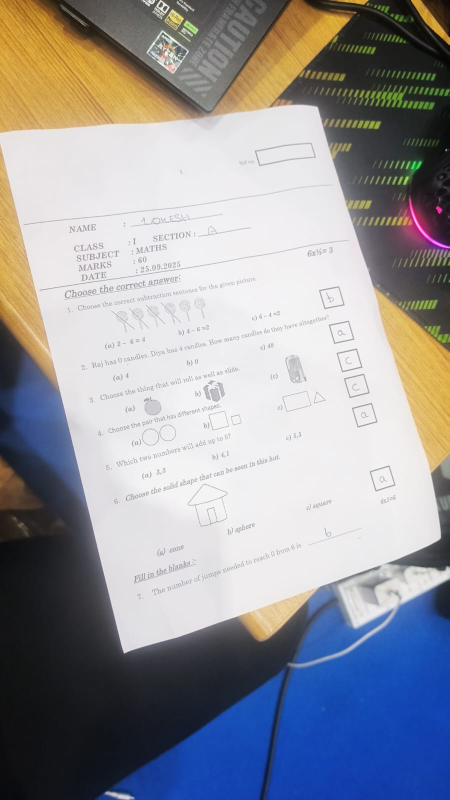
#> input picture Alignment/output/00_input.png, 899 x 1600 px (shown at 1/2 size)
$ python model.py --input output/00_input.png   (older library calls are emulated)
#> lines starting #> are read from the running program, lines starting #| are printed output that depends on the picture; after the words box and inside, x2 and y2 are one past the last pixel; in counts of white or black regions, pixels touching at a corner belong together
# sheet_align_agent_v6.py
# Robust worksheet alignment + per-question segmentation
# v6: Hybrid FINAL CROP after deskew (ink projections ∩ paper mask),
#     warp modes (auto|gemini|minrect), multi-quad + subpixel refine, Radon deskew.

import os, json, base64, argparse
from dataclasses import dataclass, asdict
from typing import List, Tuple, Optional, Dict

import numpy as np
import cv2
from PIL import Image, ImageOps
from skimage.filters import threshold_local
from skimage.transform import radon, rotate as sk_rotate

# Optional Gemini
try:
    import google.generativeai as gen
except Exception:
    gen = None

# ------------------------- I/O -------------------------
def ensure_dir(p: str):
    if p:
        os.makedirs(p, exist_ok=True)

def imread_rgb(path: str) -> np.ndarray:
    im = Image.open(path)
    im = ImageOps.exif_transpose(im)  # obey EXIF
    im = im.convert("RGB")
    return np.array(im)

def imwrite_rgb(path: str, rgb: np.ndarray):
    ensure_dir(os.path.dirname(path))
    bgr = cv2.cvtColor(rgb, cv2.COLOR_RGB2BGR)
    cv2.imwrite(path, bgr)

def save_dbg(out_dir: str, name: str, img: np.ndarray):
    imwrite_rgb(os.path.join(out_dir, name), img)

# ------------------------- Quality -------------------------
def estimate_noise_sigma(gray: np.ndarray) -> float:
    lap = cv2.Laplacian(gray, cv2.CV_64F)
    mad = np.median(np.abs(lap - np.median(lap)))
    return float(mad)

def assess_quality(gray: np.ndarray) -> Dict:
    H, W = gray.shape
    contrast = float(np.std(gray) / 255.0)
    noise = estimate_noise_sigma(gray)
    bw = cv2.threshold(gray, 0, 255, cv2.THRESH_OTSU | cv2.THRESH_BINARY)[1]
    ink = float(np.sum(255 - bw)) / (255.0 * H * W)
    return {"contrast": contrast, "noise_mad_lap": noise, "ink_density": ink}

# ------------------------- Preprocess -------------------------
def preprocess(gray: np.ndarray, use_median: bool=False):
    den = cv2.medianBlur(gray, 3) if use_median else cv2.GaussianBlur(gray, (5,5), 0)
    bg  = cv2.GaussianBlur(den, (0,0), 35)
    flat= cv2.normalize(den - bg + 128, None, 0, 255, cv2.NORM_MINMAX).astype(np.uint8)
    cla = cv2.createCLAHE(clipLimit=3.0, tileGridSize=(8,8))
    con = cla.apply(flat)
    return den, flat, con

# ------------------------- Paper Mask (LAB, pre-warp) -------------------------
def paper_mask_from_lab(rgb: np.ndarray) -> np.ndarray:
    lab = cv2.cvtColor(rgb, cv2.COLOR_RGB2LAB)
    L, a, b = cv2.split(lab)
    Ln  = cv2.normalize(L, None, 0, 255, cv2.NORM_MINMAX)
    sat = cv2.cvtColor(rgb, cv2.COLOR_RGB2HSV)[...,1]
    T_L = max(170, int(np.percentile(Ln, 75)))
    T_S = int(np.percentile(sat, 35))
    mask = ((Ln >= T_L) & (sat <= T_S)).astype(np.uint8) * 255
    mask = cv2.morphologyEx(mask, cv2.MORPH_CLOSE, np.ones((9,9), np.uint8), 1)
    mask = cv2.morphologyEx(mask, cv2.MORPH_OPEN,  np.ones((5,5), np.uint8), 1)
    return mask

# [34 lines left out: functions biggest_contour, rect_score_for_quad, refine_corners_subpix, not called in this run]

def focus_sharpness(gray: np.ndarray) -> float:
    return float(cv2.Laplacian(gray, cv2.CV_64F).var())

def candidate_quads_from_mask_and_edges(rgb: np.ndarray, gray: np.ndarray) -> List[np.ndarray]:
    quads = []
    # LAB mask candidates
    mask = paper_mask_from_lab(rgb)
    cnts,_ = cv2.findContours(mask, cv2.RETR_EXTERNAL, cv2.CHAIN_APPROX_SIMPLE)
    for c in sorted(cnts, key=cv2.contourArea, reverse=True)[:3]:
        peri  = cv2.arcLength(c, True)
        approx= cv2.approxPolyDP(c, 0.015*peri, True)
        if len(approx) >= 4:
            hull  = cv2.convexHull(approx)
            poly  = cv2.approxPolyDP(hull, 0.02*cv2.arcLength(hull, True), True)
            if len(poly) == 4 and cv2.isContourConvex(poly):
                quads.append(poly.reshape(4,2).astype(np.float32))
    # Edge candidates
    edges = cv2.Canny(gray, 60, 160)
    edges = cv2.dilate(edges, np.ones((3,3), np.uint8), 2)
    cnts,_ = cv2.findContours(edges, cv2.RETR_EXTERNAL, cv2.CHAIN_APPROX_SIMPLE)
    for c in sorted(cnts, key=cv2.contourArea, reverse=True)[:5]:
        peri  = cv2.arcLength(c, True)
        approx= cv2.approxPolyDP(c, 0.02*peri, True)
        if len(approx) == 4 and cv2.isContourConvex(approx):
            quads.append(approx.reshape(4,2).astype(np.float32))
    # Deduplicate
    uniq, seen = [], set()
    for q in quads:
        x,y,w,h = cv2.boundingRect(q.astype(np.int32))
        key = (x//20, y//20, w//20, h//20)
        if key not in seen:
            seen.add(key); uniq.append(q)
    return uniq

# [17 lines left out: function warp_from_quad, not called in this run]

def best_warp(rgb: np.ndarray, gray: np.ndarray) -> Tuple[np.ndarray, np.ndarray, Optional[np.ndarray], Dict]:
    H, W = gray.shape
    candidates = candidate_quads_from_mask_and_edges(rgb, gray)
    if not candidates:
        return rgb.copy(), gray.copy(), None, {"branch":"no_quad"}

    scored = []
    for q in candidates:
        rscore, area = rect_score_for_quad(q)
        coverage = float(area / (H*W))
        cov_penalty = 1.0 - float(abs(np.clip(coverage,0,1) - 0.65))  # prefer ~65% coverage
        s = rscore * cov_penalty
        scored.append((s, q, coverage, rscore))

    scored.sort(key=lambda z: z[0], reverse=True)
    top = scored[:4]

    best = None
    best_val = -1e9
    dbg = []
    for s, q, cov, rscore in top:
        q_ref = refine_corners_subpix(gray, q)
        wr, wg = warp_from_quad(rgb, gray, q_ref)
        sharp = focus_sharpness(cv2.cvtColor(wr, cv2.COLOR_RGB2GRAY))
        total = sharp * (1.0 + 0.3*s)
        dbg.append({"sharp":sharp, "layout_score":float(s), "coverage":float(cov)})
        if total > best_val:
            best_val = total
            best = (wr, wg, q_ref)

    wr, wg, q_used = best
    return wr, wg, q_used, {"branch":"multiquad", "candidates":dbg}

# ------------------------- FINAL CROP (after deskew) -------------------------
def paper_mask_on_deskewed(rgb: np.ndarray) -> np.ndarray:
    """White-paper mask computed on the DESKEWED image."""
    lab = cv2.cvtColor(rgb, cv2.COLOR_RGB2LAB)
    L, a, b = cv2.split(lab)
    Ln = cv2.normalize(L, None, 0, 255, cv2.NORM_MINMAX)
    sat = cv2.cvtColor(rgb, cv2.COLOR_RGB2HSV)[...,1]
    TL = max(160, int(np.percentile(Ln, 70)))
    TS = int(np.percentile(sat, 40))
    mask = ((Ln >= TL) & (sat <= TS)).astype(np.uint8) * 255
    mask = cv2.morphologyEx(mask, cv2.MORPH_CLOSE, np.ones((11,11), np.uint8), 2)
    mask = cv2.morphologyEx(mask, cv2.MORPH_OPEN,  np.ones((7,7),  np.uint8), 1)
    return mask

def box_from_mask(mask: np.ndarray):
    cnts,_ = cv2.findContours(mask, cv2.RETR_EXTERNAL, cv2.CHAIN_APPROX_SIMPLE)
    if not cnts: return None
    c = max(cnts, key=cv2.contourArea)
    hull = cv2.convexHull(c)
    rect = cv2.minAreaRect(hull)
    box  = cv2.boxPoints(rect).astype(np.int32)
    x,y,w,h = cv2.boundingRect(box)
    return (x,y,w,h)

def final_hybrid_crop_after_deskew(rgb: np.ndarray, pad: int = 8) -> np.ndarray:
    """
    Very tight crop after deskew using the INTERSECTION of:
      - ink projection box (content-driven)
      - minAreaRect of the (deskewed) paper mask (shape-driven)
    """
    g = cv2.cvtColor(rgb, cv2.COLOR_RGB2GRAY)

    # Ink projections
    bg = cv2.GaussianBlur(g, (0,0), 35)
    n  = cv2.normalize(g - bg + 128, None, 0, 255, cv2.NORM_MINMAX).astype(np.uint8)
    T  = threshold_local(n, 41, offset=5, method="gaussian")
    bw = (n < T).astype(np.uint8)  # ink=1
    H, W = bw.shape
    kx = max(5, W // 200); ky = max(5, H // 200)
    hor = cv2.blur(bw.astype(np.float32), (kx, 1)).sum(axis=1)
    ver = cv2.blur(bw.astype(np.float32), (1, ky)).sum(axis=0)
    th_h = max(10.0, 0.08 * np.max(hor))
    th_v = max(10.0, 0.08 * np.max(ver))
    rows = np.where(hor > th_h)[0]
    cols = np.where(ver > th_v)[0]

    # Paper box on deskewed
    pm = paper_mask_on_deskewed(rgb)
    b2 = box_from_mask(pm)

    if rows.size == 0 or cols.size == 0:
        if b2 is None:  # give up
            return rgb
        x2,y2,w2,h2 = b2
        x0 = max(int(0.01*W), x2 - pad); y0 = max(int(0.01*H), y2 - pad)
        x1 = min(int(0.99*W), x2 + w2 + pad); y1 = min(int(0.99*H), y2 + h2 + pad)
        return rgb[y0:y1, x0:x1]

    y0_i, y1_i = int(rows[0]), int(rows[-1])
    x0_i, x1_i = int(cols[0]), int(cols[-1])

    if b2 is None:
        x0 = max(int(0.01*W), x0_i - pad); y0 = max(int(0.01*H), y0_i - pad)
        x1 = min(int(0.99*W), x1_i + pad); y1 = min(int(0.99*H), y1_i + pad)
        if y1 <= y0 or x1 <= x0: return rgb
        return rgb[y0:y1, x0:x1]

    x2,y2,w2,h2 = b2
    # Intersection
    x0 = max(int(0.01*W), max(x0_i, x2) - pad)
    y0 = max(int(0.01*H), max(y0_i, y2) - pad)
    x1 = min(int(0.99*W), min(x1_i, x2 + w2) + pad)
    y1 = min(int(0.99*H), min(y1_i, y2 + h2) + pad)

    if y1 <= y0 or x1 <= x0:
        # choose tighter of the two boxes
        xa0 = max(int(0.01*W), x0_i - pad); ya0 = max(int(0.01*H), y0_i - pad)
        xa1 = min(int(0.99*W), x1_i + pad); ya1 = min(int(0.99*H), y1_i + pad)
        xb0 = max(int(0.01*W), x2 - pad);    yb0 = max(int(0.01*H), y2 - pad)
        xb1 = min(int(0.99*W), x2 + w2 + pad); yb1 = min(int(0.99*H), y2 + h2 + pad)
        area_a = max(0, xa1-xa0) * max(0, ya1-ya0)
        area_b = max(0, xb1-xb0) * max(0, yb1-yb0)
        if area_b and (area_b < area_a):
            x0,y0,x1,y1 = xb0,yb0,xb1,yb1
        else:
            x0,y0,x1,y1 = xa0,ya0,xa1,ya1

    return rgb[y0:y1, x0:x1]

# ------------------------- Orientation & Deskew -------------------------
def ensure_portrait(rgb: np.ndarray) -> np.ndarray:
    h,w = rgb.shape[:2]
    if w > h:
        rgb = cv2.rotate(rgb, cv2.ROTATE_90_COUNTERCLOCKWISE)
    return rgb

def find_answer_band(gray: np.ndarray) -> Tuple[int,int,int,int]:
    thr = cv2.adaptiveThreshold(gray, 255, cv2.ADAPTIVE_THRESH_MEAN_C,
                                cv2.THRESH_BINARY_INV, 35, 10)
    thr = cv2.morphologyEx(thr, cv2.MORPH_OPEN, np.ones((3,3), np.uint8), 1)
    cnts,_ = cv2.findContours(thr, cv2.RETR_EXTERNAL, cv2.CHAIN_APPROX_SIMPLE)
    H,W = gray.shape
    squares=[]
    for c in cnts:
        x,y,w,h = cv2.boundingRect(c)
        if w*h < 150 or w*h > (W*H*0.02): continue
        ar = w/float(h)
        if 0.75<=ar<=1.25:
            approx = cv2.approxPolyDP(c, 0.05*cv2.arcLength(c, True), True)
            if len(approx)==4: squares.append((x,y,w,h))
    if not squares:
        return (int(W*0.72), int(H*0.15), int(W*0.26), int(H*0.73))
    right = min(W-1, max(x for (x,_,_,_) in squares) + 40)
    left  = max(0,   min(x for (x,_,_,_) in squares) - 40)
    top   = max(0,   min(y for (_,y,_,_) in squares) - 40)
    bot   = min(H-1, max(y+h for (_,y,_,h) in squares) + 40)
    return (left, top, right-left, bot-top)

def canonicalize(rgb: np.ndarray) -> np.ndarray:
    for _ in range(4):
        g = cv2.cvtColor(rgb, cv2.COLOR_RGB2GRAY)
        bx,by,bw,bh = find_answer_band(g)
        cx = bx + bw/2.0
        H,W = g.shape
        if W > H:
            rgb = cv2.rotate(rgb, cv2.ROTATE_90_COUNTERCLOCKWISE); continue
        if cx < W*0.5:
            rgb = cv2.rotate(rgb, cv2.ROTATE_180); continue
        return rgb
    return rgb

def radon_deskew(gray: np.ndarray, angle_range: int=15) -> Tuple[np.ndarray, float]:
    h, w = gray.shape
    scale = 1200 / max(h, w)
    small = cv2.resize(gray, (int(w*scale), int(h*scale)), interpolation=cv2.INTER_AREA) if scale < 1 else gray.copy()
    sb = cv2.GaussianBlur(small, (3,3), 0)
    sb = cv2.adaptiveThreshold(sb, 255, cv2.ADAPTIVE_THRESH_GAUSSIAN_C, cv2.THRESH_BINARY, 35, 10)
    sb = 255 - sb
    thetas = np.linspace(-angle_range, angle_range, 2*angle_range+1)
    scores=[]
    for t in thetas:
        R = radon(sb, [t], circle=False)
        scores.append(float(np.var(R)))
    best = float(thetas[int(np.argmax(scores))])
    rot = sk_rotate(gray, -best, preserve_range=True, order=1, mode="edge").astype(np.uint8)
    return rot, best

# ------------------------- Rows & Answers -------------------------
@dataclass
class Row:
    id: str
    bbox: Tuple[int,int,int,int]
    answer_box_bbox: Optional[Tuple[int,int,int,int]]
    type: str
    confidence: float
    row_image: Optional[str] = None
    answer_image: Optional[str] = None

def split_rows(gray: np.ndarray, band: Tuple[int,int,int,int], min_y_frac: float) -> List[Tuple[int,int,int,int]]:
    H,W = gray.shape
    ex_x,ex_y,ex_w,ex_h = band
    mask = np.ones_like(gray, dtype=np.uint8) * 255
    mask[ex_y:ex_y+ex_h, ex_x:ex_x+ex_w] = 0
    T = threshold_local(gray, 41, offset=5, method='gaussian')
    bw = ((gray > T).astype(np.uint8)*255)
    bw = cv2.bitwise_and(bw, mask)
    proj = np.sum(255 - bw, axis=1)
    thresh = np.mean(proj) * 0.4
    segments=[]; in_seg=False; y0=0
    min_h = max(40, H//40)
    for y in range(H):
        if proj[y] > thresh and not in_seg:
            in_seg=True; y0=y
        elif (proj[y] <= thresh or y==H-1) and in_seg:
            in_seg=False; y1=y
            if (y1-y0) >= min_h:
                segments.append((0, max(0,y0-4), W, min(H-1,y1+4)-max(0,y0-4)))
    merged=[]
    for seg in segments:
        if not merged: merged.append(seg); continue
        x,y,w,h = seg; px,py,pw,ph = merged[-1]
        if y <= (py+ph+12): merged[-1] = (px,py,pw,(y+h)-py)
        else: merged.append(seg)
    top_cut = int(H * min_y_frac)
    out=[]
    for (x,y,w,h) in merged:
        y2 = max(y, top_cut)
        if (y+h) > top_cut and (y2-y) < h:
            out.append((x,y2,w,(y+h)-y2))
    return out

def attach_answer_boxes(rows, band, gray) -> List[Row]:
    bx,by,bw,bh = band
    out=[]; qid=1
    for (x,y,w,h) in sorted(rows, key=lambda r:r[1]):
        ry = y + h//2
        has = (by <= ry <= by+bh)
        ab=None; typ="mcq"; conf=0.86
        if has:
            band_row = gray[max(by,y):min(by+bh,y+h), bx:bx+bw]
            thr = cv2.adaptiveThreshold(band_row, 255, cv2.ADAPTIVE_THRESH_MEAN_C, cv2.THRESH_BINARY_INV, 35, 10)
            cnts,_ = cv2.findContours(thr, cv2.RETR_EXTERNAL, cv2.CHAIN_APPROX_SIMPLE)
            cand=[]
            for c in cnts:
                X,Y,W,H = cv2.boundingRect(c)
                ar = W/float(H)
                if 0.75<=ar<=1.25 and 12<=W<=200 and 12<=H<=200:
                    cy = Y + H/2
                    global_cy = max(by,y) + cy
                    cand.append((abs(global_cy-ry),(X,Y,W,H)))
            if cand:
                _,(X,Y,W,H)=min(cand, key=lambda z:z[0])
                ab=(bx+X, max(by,y)+Y, W, H)
        else:
            typ="text"; conf=0.72
        out.append(Row(id=f"q{qid}", bbox=(x,y,w,h), answer_box_bbox=ab, type=typ, confidence=conf))
        qid+=1
    return out

# ------------------------- Gemini helpers -------------------------
# [30 lines left out: functions gem_ready, gemini_corners, not called in this run]

# ------------------------- Main Pipeline -------------------------
def process(input_path: str, out_dir: str, use_gemini: bool, min_y_frac: float,
           use_median: bool=False, warp_mode: str="auto"):
    ensure_dir(out_dir)

    # 0) Load
    rgb0 = imread_rgb(input_path)
#> in imread_rgb, im is the input picture: PIL image 899x1600 RGB; mean R, G, B 150.5, 151.3, 156.8
    save_dbg(out_dir, "00_input.png", rgb0)
    gray0 = cv2.cvtColor(rgb0, cv2.COLOR_RGB2GRAY)

    # 1) Preprocess
    den, flat, con = preprocess(gray0, use_median=use_median)
#> in preprocess, `bg  = cv2.GaussianBlur(den, (0,0), 35)`:
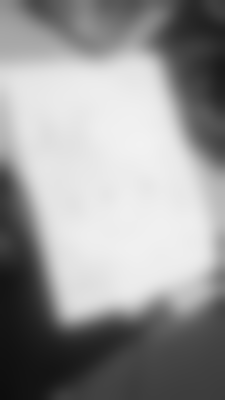
#> bg: shape (1600, 899) (shown at 1/4 size); min 13, max 242, mean 151.7
#> in preprocess, `con = cla.apply(flat)`:
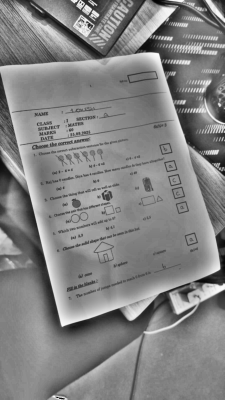
#> con: shape (1600, 899) (shown at 1/4 size); min 1, max 255, mean 131.4
    save_dbg(out_dir, "01_denoised.png", cv2.cvtColor(den,  cv2.COLOR_GRAY2RGB))
    save_dbg(out_dir, "02_flattened.png", cv2.cvtColor(flat, cv2.COLOR_GRAY2RGB))
    save_dbg(out_dir, "03_contrast.png",  cv2.cvtColor(con,  cv2.COLOR_GRAY2RGB))

    # 2) Normalize size (~1500 px max side)
    scale = 1500.0 / max(rgb0.shape[:2])
    if scale < 1.0:
        target = (int(rgb0.shape[1]*scale), int(rgb0.shape[0]*scale))
        rgb = cv2.resize(rgb0, target, interpolation=cv2.INTER_AREA)
        gray= cv2.resize(con,  target, interpolation=cv2.INTER_AREA)
    else:
        rgb, gray = rgb0, con

    # 3) Warp selection (mode-based)
    used_quad, warp_debug = None, {"branch":"none"}
    if warp_mode == "gemini":
        if use_gemini and gem_ready():
            small = rgb if rgb.shape[1] <= 900 else cv2.resize(
                rgb, (900, int(rgb.shape[0]*900/rgb.shape[1])), interpolation=cv2.INTER_AREA
            )
            cs = gemini_corners(small)
            if cs is not None:
                sx = rgb.shape[1] / small.shape[1]
                sy = rgb.shape[0] / small.shape[0]
                cs[:,0]*=sx; cs[:,1]*=sy
                wr, wg = warp_from_quad(rgb, gray, cs)
                used_quad = cs
                warp_debug = {"branch":"gemini-only"}
            else:
                wr, wg, used_quad, warp_debug = best_warp(rgb, gray)
        else:
            wr, wg, used_quad, warp_debug = best_warp(rgb, gray)

    elif warp_mode == "minrect":
        mask = paper_mask_from_lab(rgb)
        cnt = biggest_contour(mask)
        if cnt is not None:
            rect = cv2.minAreaRect(cnt)
            box  = cv2.boxPoints(rect).astype(np.float32)
            wr, wg = warp_from_quad(rgb, gray, box)
            used_quad = box
            warp_debug = {"branch":"minrect-only"}
        else:
            wr, wg, used_quad, warp_debug = best_warp(rgb, gray)

    else:  # auto
        wr, wg, used_quad, warp_debug = best_warp(rgb, gray)
#> in paper_mask_from_lab, `L, a, b = cv2.split(lab)`:
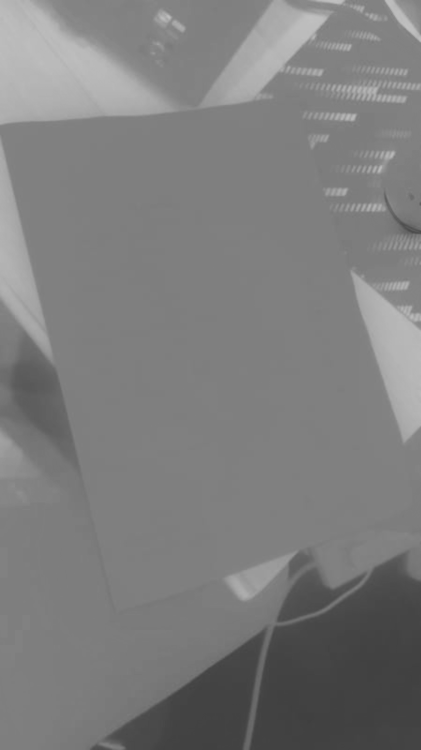
#> b: shape (1500, 842) (shown at 1/2 size); min 63, max 193, mean 125.1
#> in paper_mask_from_lab, `sat = cv2.cvtColor(rgb, cv2.COLOR_RGB2HSV)[...,1]`:
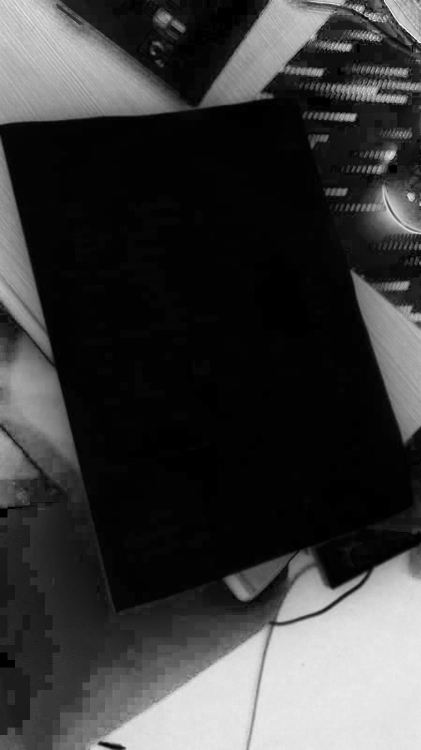
#> sat: shape (1500, 842) (shown at 1/2 size); min 0, max 255, mean 59.2
#> in paper_mask_from_lab, `T_L = max(170, int(np.percentile(Ln, 75)))`: T_L = 237
#> in paper_mask_from_lab, `T_S = int(np.percentile(sat, 35))`: T_S = 3
#> in paper_mask_from_lab, `mask = cv2.morphologyEx(mask, cv2.MORPH_OPEN,  np.ones((5,5), np.uint8..`:
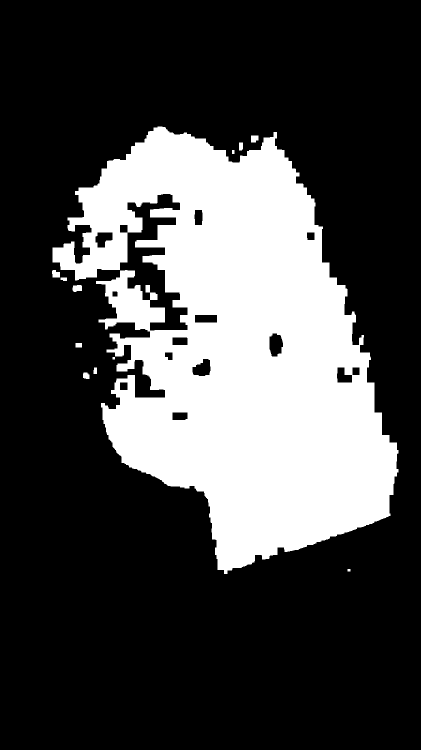
#> mask: shape (1500, 842) (shown at 1/2 size); 27.8% white; 12 white regions
#> in candidate_quads_from_mask_and_edges, `cnts,_ = cv2.findContours(mask, cv2.RETR_EXTERNAL, cv2.CHAIN_APPROX_SI..`: cnts = 12 contours, 1 with area under 20; largest, box (x1, y1, x2, y2) and area: (105, 253, 797, 1148) 353854, (145, 570, 164, 584) 195, (104, 540, 120, 555) 170, (502, 271, 517, 285) 162, (166, 745, 179, 758) 124
#> the loop in candidate_quads_from_mask_and_edges, `for c in sorted(cnts, key=cv2.contourArea, reverse=True)[:3]:` made 3 passes
#> peri on passes 1 to 3: 6119.9, 58.49, 56.24
#> after the loop in candidate_quads_from_mask_and_edges, `for c in sorted(cnts, key=cv2.contourArea, reverse=True)[:3]:`: quads = []
#> in candidate_quads_from_mask_and_edges, `edges = cv2.dilate(edges, np.ones((3,3), np.uint8), 2)`:
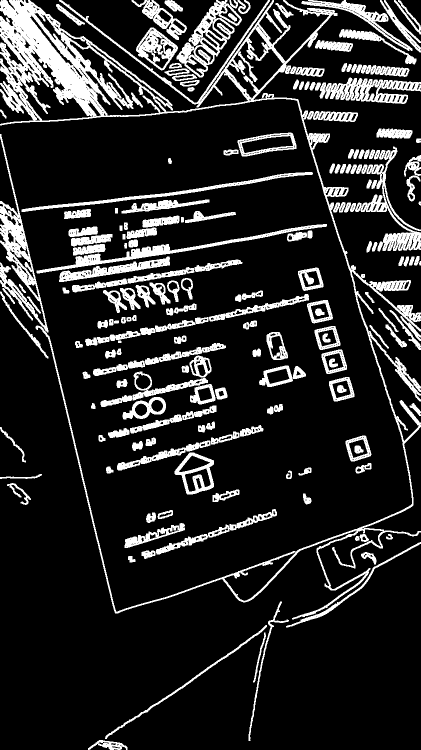
#> edges: shape (1500, 842) (shown at 1/2 size); 15.8% white; 192 white regions
#> in candidate_quads_from_mask_and_edges, `cnts,_ = cv2.findContours(edges, cv2.RETR_EXTERNAL, cv2.CHAIN_APPROX_S..`: cnts = 185 contours, 1 with area under 20; largest, box (x1, y1, x2, y2) and area: (0, 0, 842, 1239) 93774, (353, 0, 484, 155) 8958, (639, 155, 842, 208) 6154, (710, 293, 842, 503) 5774, (73, 448, 654, 547) 4884
#> the loop in candidate_quads_from_mask_and_edges, `for c in sorted(cnts, key=cv2.contourArea, reverse=True)[:5]:` made 5 passes
#> peri on passes 1 to 4: 15481.9, 707.1, 1023.6, 1595
#> after the loop in candidate_quads_from_mask_and_edges, `for q in quads:`: seen = 0 items; uniq = []
#> warp_debug = {'branch': 'no_quad'}
        if used_quad is None and use_gemini and gem_ready():
            small = rgb if rgb.shape[1] <= 900 else cv2.resize(
                rgb, (900, int(rgb.shape[0]*900/rgb.shape[1])), interpolation=cv2.INTER_AREA
            )
            cs = gemini_corners(small)
            if cs is not None:
                sx = rgb.shape[1] / small.shape[1]
                sy = rgb.shape[0] / small.shape[0]
                cs[:,0]*=sx; cs[:,1]*=sy
                wr, wg = warp_from_quad(rgb, gray, cs)
                used_quad = cs
                warp_debug = {"branch":"auto->gemini"}

    if used_quad is not None:
        overlay = rgb.copy()
        cv2.polylines(overlay, [used_quad.astype(np.int32)], True, (255,0,0), 3)
        save_dbg(out_dir, "10_selected_quad.png", overlay)

    warped_rgb, warped_gray = wr, wg
    save_dbg(out_dir, "11_warp_raw.png", warped_rgb)

    # 4) Orientation + Radon deskew (no crop yet)
    warped_rgb = ensure_portrait(warped_rgb)
    warped_rgb = canonicalize(warped_rgb)
#> the loop in canonicalize, `for _ in range(4):` made 1 pass
#> (right in find_answer_band, left in find_answer_band, top in find_answer_band, bot in find_answer_band, bx, by, bw, bh) on pass 1: (841, 132, 0, 1286, 132, 0, 709, 1286)
#> pass 1, in find_answer_band, `thr = cv2.adaptiveThreshold(gray, 255, cv2.ADAPTIVE_THRESH_MEAN_C, cv2..`:
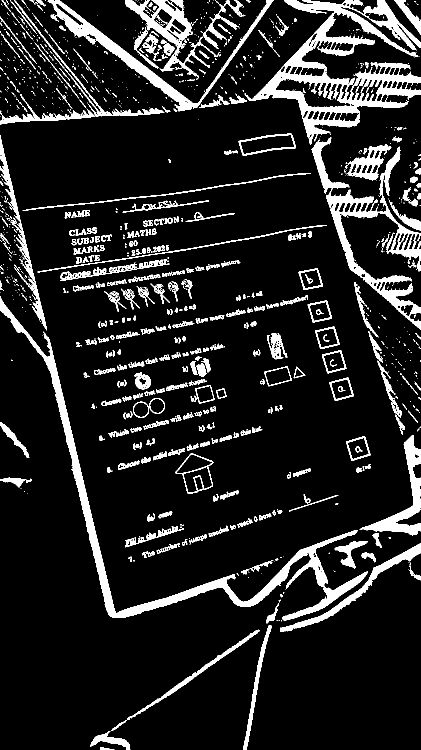
#> thr: shape (1500, 842) (shown at 1/2 size); 12.1% white; 1238 white regions (810 under 20 px), largest, box (x1, y1, x2, y2) and area: (489, 0, 842, 290) 26359, (0, 592, 736, 1242) 21228, (623, 274, 842, 660) 13649
    g = cv2.cvtColor(warped_rgb, cv2.COLOR_RGB2GRAY)
    bg = cv2.GaussianBlur(g, (0,0), 35)
#> bg: shape (1500, 842)
    g  = cv2.normalize(g - bg + 128, None, 0, 255, cv2.NORM_MINMAX).astype(np.uint8)
#> (the rest of the program and of its run is left out)
